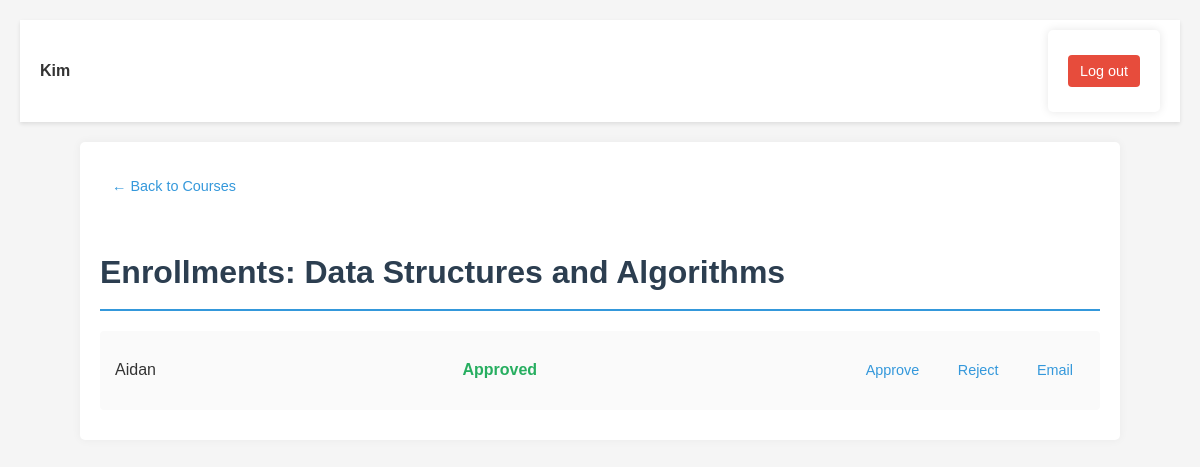
/instructor/manage_enrollments/2/ (signed in), run on the app's committed database.
### administration/models.py (models this page shows, shortened)
class Course(models.Model):
    title = models.CharField(max_length=200)
    code = models.CharField(max_length=20, default='UNKN101')
    description = models.TextField()
    seat_limit = models.PositiveIntegerField()
    prerequisites = models.ManyToManyField('self', blank=True, symmetrical=False)
    instructor = models.ForeignKey(settings.AUTH_USER_MODEL,on_delete=models.SET_NULL, null=True, related_name='courses')

class Enrollment(models.Model):
    STATUS_OPTIONS = (
        ('pending', 'Pending'),
        ('approved', 'Approved'),
        ('rejected', 'Rejected')
    )
    student = models.ForeignKey(
        settings.AUTH_USER_MODEL,
        on_delete=models.CASCADE,
        related_name='enrollments'
    )
    course = models.ForeignKey(Course, on_delete=models.CASCADE, related_name='enrollments')
    status = models.CharField(max_length=10, choices=STATUS_OPTIONS, default='pending')
    enrollment_date = models.DateTimeField(auto_now_add=True)

### instructor/views.py (the view)
# urls.py: path('manage_enrollments/<int:course_id>/', views.manage_enrollments, name='instructor-manage-enrollments'),
@login_required
def manage_enrollments(request, course_id):
    course = get_object_or_404(Course, id=course_id, instructor=request.user)
    enrollments = course.enrollments.all()
    return render(request, 'instructor/manage_enrollments.html', {'course': course, 'enrollments': enrollments})

### templates/instructor/manage_enrollments.html (shortened to what this page needs)
{% load static %}
<!DOCTYPE html>
<html lang="en">
<head>
    <link rel="stylesheet" href="{% static 'css/instructor.css' %}">
    <link rel="stylesheet" href="{% static 'css/style.css' %}">
</head>
<body>
  <nav class="navbar">
    <div class="nav-left">
      <span class="username">{{ request.user.username }}</span>
    </div>
    <div class="nav-right">
      <form action="{% url 'logout' %}" method="post" class="logout-form">
        <button type="submit" class="btn logout-btn">Log out</button>
      </form>
    </div>
  </nav>
  <main class="container">
    <a href="{% url 'instructor:instructor-dashboard' %}" class="btn back-btn">← Back to Courses</a>
    <h1 class="page-title">Enrollments: {{ course.title }}</h1>
    <div class="enrollments-list">
      {% for enrollment in enrollments %}
        <div class="enrollment-item">
          <span class="student-name">{{ enrollment.student.username }}</span>
          <span class="status status-{{ enrollment.status }}">{{ enrollment.get_status_display }}</span>
          <div class="actions">
            <a href="{% url 'instructor:instructor-approve-enrollment' enrollment.id %}" class="btn btn-approve">Approve</a>
            <a href="{% url 'instructor:instructor-reject-enrollment' enrollment.id %}" class="btn btn-reject">Reject</a>
            <a href="{% url 'instructor:instructor-email-student' enrollment.id %}" class="btn btn-email">Email</a>
          </div>
        </div>
      {% empty %}
        <p class="empty">No enrollments yet.</p>
      {% endfor %}
    </div>
  </main>
</body>
</html>

### static/css/instructor.css (style rules this page uses)
body { font-family: Arial, Helvetica, sans-serif; background-color: #f5f5f5; color: #333; line-height: 1.6; margin: 0; padding: 20px; }
.navbar { background-color: #fff; box-shadow: 0 2px 4px rgba(0,0,0,0.1); padding: 10px 20px; display: flex; justify-content: space-between; align-items: center; margin-bottom: 20px; }
.username { margin-right: 15px; font-weight: bold; }
.logout-form button { background-color: #e74c3c; color: white; border: none; padding: 8px 12px; border-radius: 4px; font-size: 0.9rem; cursor: pointer; transition: background-color 0.3s; }
.container { max-width: 1000px; margin: 0 auto; background: #fff; padding: 20px; border-radius: 5px; box-shadow: 0 0 10px rgba(0,0,0,0.05); }
.page-title { color: #2c3e50; margin-bottom: 20px; border-bottom: 2px solid #3498db; padding-bottom: 10px; }
.btn { display: inline-block; padding: 8px 12px; margin: 5px 0; border-radius: 4px; text-decoration: none; font-size: 0.9rem; }
.back-btn { margin-bottom: 20px; font-size: 0.9rem; }
.enrollments-list .enrollment-item { background: #fafafa; padding: 15px; margin-bottom: 10px; border-radius: 4px; display: flex; justify-content: space-between; align-items: center; }
.enrollment-item .actions a { margin-left: 10px; }
.status-approved { color: #27ae60; font-weight: bold; }

### static/css/style.css (style rules this page uses)
body { font-family: Arial, Helvetica, sans-serif; background-color: #f5f5f5; color: #333; line-height: 1.6; margin: 0; padding: 20px; }
h1 { color: #2c3e50; border-bottom: 2px solid #3498db; padding-bottom: 10px; margin-bottom: 20px; }
button, input[type="submit"] { background-color: #3498db; color: white; padding: 10px 15px; border: none; border-radius: 4px; cursor: pointer; }
a { color: #3498db; text-decoration: none; }
.status-approved { color: #27ae60; font-weight: bold; }
form { max-width: 500px; margin: 0 auto; background: white; padding: 20px; border-radius: 5px; box-shadow: 0 0 10px rgba(0,0,0,0.1); }

### data on the page
Course: title "Data Structures and Algorithms"
Enrollment: student.username "Aidan", status "Approved"

### other printed values
{{ request.user.username }} "Kim"
